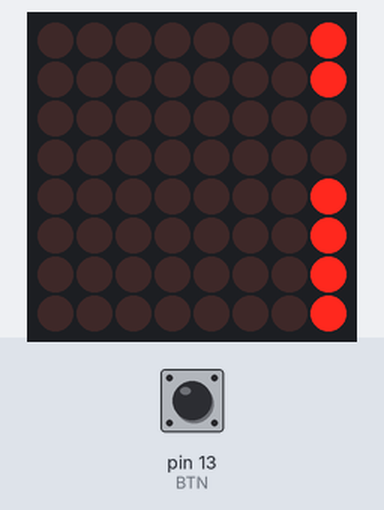
Recording of a sketch running on a simulated Arduino Uno, built for the host (arithmetic inside an expression is 32-bit, double 64-bit). Shown: 8×8 LED matrix. Inputs (shaded band) come from the test bench; at power-on: pin 13 (BTN) HIGH. Random numbers use the default seed unless the sketch sets one.

Above: at 1.4 s.
1.5 s: pin 13 (BTN) pulled LOW for 1 s
At 2.12 s:
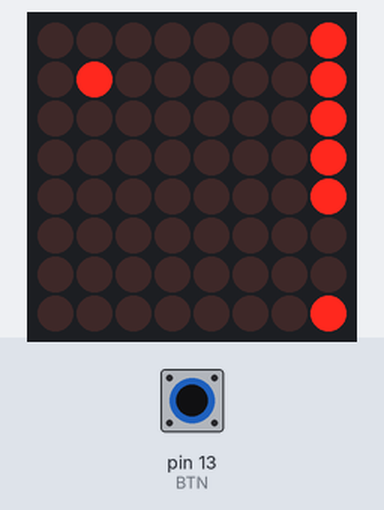
3.1 s: pin 13 (BTN) pulled LOW for 0.15 s
At 3.35 s:
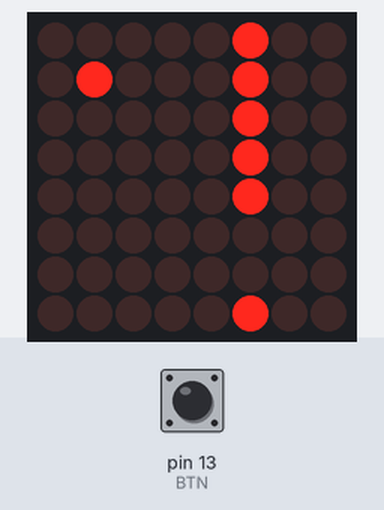
3.8 s: pin 13 (BTN) pulled LOW for 3.2 s
At 3.96 s:
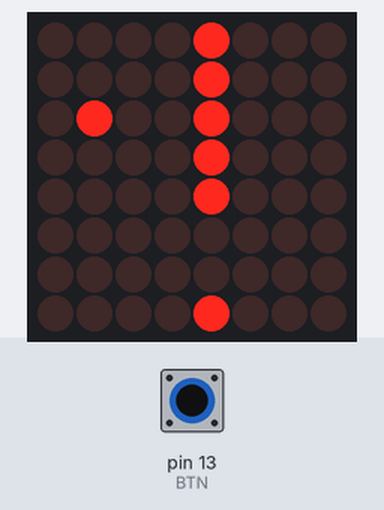
7.6 s: pin 13 (BTN) pulled LOW for 1 s
At 7.85 s:
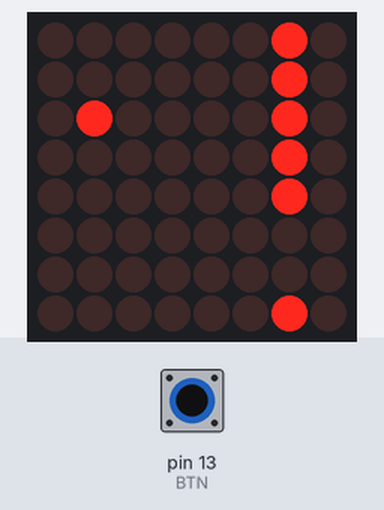
9.2 s: pin 13 (BTN) pulled LOW for 3.2 s
At 9.69 s:
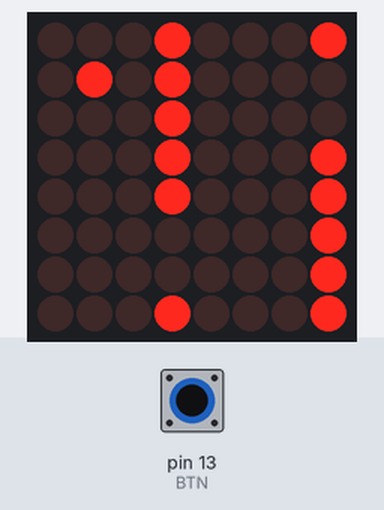
13.0 s: pin 13 (BTN) pulled LOW for 0.15 s
At 13.18 s:
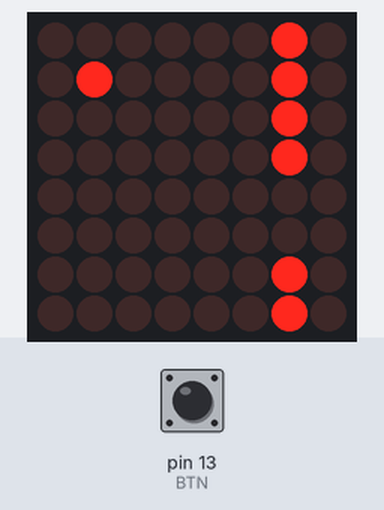

The sketch:

Flapino.ino
```cpp
#include <MaxMatrix.h>

#define DATA 4    // DIN pin of MAX7219 module
#define LOAD 3    // CS pin of MAX7219 module
#define CLOCK 2  // CLK pin of MAX7219 module

#define MAX_IN_USE 1    //change this variable to set how many MAX7219's you'll use

MaxMatrix m(DATA, LOAD, CLOCK, MAX_IN_USE); // define module

struct Point
{
  Point(int _x, int _y)
    : x(_x), y(_y)
    {}
  int x;
  int y;
};

PROGMEM const Point zero[] = {{0,0},{0,1},{0,2},{0,3},{0,4},{1,0},{1,4},{2,0},{2,1},{2,2},{2,3},{2,4}};
PROGMEM const Point one[] = {{0,0},{0,4},{1,0},{1,1},{1,2},{1,3},{1,4},{2,4}};
PROGMEM const Point two[] = {{0,0},{0,2},{0,3},{0,4},{1,0},{1,2},{1,4},{2,0},{2,1},{2,2},{2,4}};
PROGMEM const Point three[] = {{0,0},{0,4},{1,0},{1,2},{1,4},{2,0},{2,1},{2,2},{2,3},{2,4}};
PROGMEM const Point four[] = {{0,0},{0,1},{0,2},{1,2},{2,0},{2,1},{2,2},{2,3},{2,4}};
PROGMEM const Point five[] = {{0,0},{0,1},{0,2},{0,4},{1,0},{1,2},{1,4},{2,0},{2,2},{2,3},{2,4}};
PROGMEM const Point six[] = {{0,0},{0,1},{0,2},{0,3},{0,4},{1,0},{1,2},{1,4},{2,0},{2,2},{2,3},{2,4}};
PROGMEM const Point seven[] = {{0,0},{0,3},{0,4},{1,0},{1,2},{2,0},{2,1}};
PROGMEM const Point eight[] = {{0,0},{0,1},{0,2},{0,3},{0,4},{1,0},{1,2},{1,4},{2,0},{2,1},{2,2},{2,3},{2,4}};
PROGMEM const Point nine[] = {{0,0},{0,1},{0,2},{0,4},{1,0},{1,2},{1,4},{2,0},{2,1},{2,2},{2,3},{2,4}};

const int numberSize[] = { 12, 8, 11, 10, 9, 11, 12, 7, 13, 12 };
const Point * numbers[] = { zero, one, two, three, four, five, six, seven, eight, nine };

void PutSprite(int x, int y, const Point * data, int n)
{
  for (int i = 0; i < n; ++i)
    m.setDot(data[i].x + x, data[i].y + y, 1);
}

#define BTN 13

unsigned long * timingPlayer;
unsigned long * timingWalls;

bool TimePassed(unsigned long t, unsigned long * last)
{
  if (millis() - *last > t)
  {
    *last = millis();
    return true;
  }
  return false;
}

#define PLAYER_X 1 // player width position
int playerY = 2;
bool failed = false;

void putPlayer()
{
  m.setDot(PLAYER_X, playerY, 1);
}

class Wall
{
  public:
    Wall()
      : exists(false), hole(random(0,8))
    {}
    Wall(bool _exists)
      : exists(_exists), hole(random(0,8))
    {}

    int Hole() { return hole; }
    void ChangeHole(int min, int max)
    {
      hole = random(min, max);
    }

    void Draw(int x)
    {
      for (int y = 0; y < 8; ++y)
      {
        if (y != hole && y != hole + 1)
          m.setDot(x, y, 1);
      }
    }

    bool Exists() { return exists; }
    void Appear() { exists = true; }
    void Disappear() { exists = false; }

  private:
    bool exists;
    int hole;
};

Wall walls[8];
int W_LastUpdate = 0;
int W_Speed = 300;
int W_SpawnRate = 4;

void putWalls()
{
  for (int i = 0; i < 8; ++i)
  {
    if (walls[i].Exists())
      walls[i].Draw(i);
  }
}

void setup()
{
  pinMode(BTN, INPUT_PULLUP);
  m.init();
  m.setIntensity(0); // set intensity of the LEDs (0-15)
  randomSeed(analogRead(0));
  Serial.begin(9600); // start Serial for debug
  while(!Serial); // Wait until Serial is ready
  timingPlayer = (unsigned long *) malloc(sizeof(unsigned long));
  *timingPlayer = 0;
  timingWalls = (unsigned long *) malloc(sizeof(unsigned long));
  *timingWalls = 0;
  putPlayer();
}

int scorel = 0;
int scorer = 0;

bool isFailed()
{
  if (playerY == 8)
    return true;
  if ((playerY == 0 || playerY == -1) && walls[1].Hole() == 0)
    return false;
  if (walls[1].Exists() && playerY != walls[1].Hole() && playerY != walls[1].Hole() + 1)
    return true;
  return false;
}

void UpdatePlayer()
{
  if (digitalRead(BTN) == LOW && playerY >= 0)
    --playerY;
  else
    ++playerY;
  if (walls[0].Exists())
  {
    walls[0].Disappear();
    if (scorer == 9)
    {
      scorel = (scorel == 9) ? 9 : scorel + 1;
      scorer = (scorel == 9) ? 9 : 0;
    }
    else
      scorer = (scorer == 9) ? 9 : scorer + 1;
    if (W_Speed >= 700 && W_SpawnRate > 1)
    {
      W_Speed = 300;
      --W_SpawnRate;
    }
    else
    {
      W_Speed += 50;
    }
  }
}

void UpdateWalls()
{
  if (TimePassed(1000 - W_Speed, timingWalls))
  {
    for (int i = 0; i < 7; ++i)
    {
      walls[i] = walls[i+1];
      walls[i+1].Disappear();
    }
    if (W_LastUpdate == 0)
    {
      walls[7].Appear();
      walls[7].ChangeHole(
        ((walls[6].Hole() <= W_SpawnRate - 1) ? W_SpawnRate: walls[6].Hole() - W_SpawnRate),
        ((walls[6].Hole() >= 8 - W_SpawnRate) ? 8 - W_SpawnRate: walls[6].Hole() + W_SpawnRate)
        );
    }
    W_LastUpdate = (W_LastUpdate + 1) % W_SpawnRate;
  }
}

void loop()
{
  m.clear();
  if (failed)
  {
    PutSprite(0, 1, numbers[scorel], numberSize[scorel]);
    PutSprite(4, 1, numbers[scorer], numberSize[scorer]);
    if (digitalRead(BTN) == LOW)
    {
      scorel = scorer = 0;
      failed = false;
      playerY = 2;
      delay(200);
    }
  }
  else
  {
    if (TimePassed(200, timingPlayer))
    {
      failed = isFailed();
      if (failed)
      {
        for (int i = 0; i < 8; ++i)
          walls[i].Disappear();
        W_Speed = 300;
        W_SpawnRate = 4;
        W_LastUpdate = 0;
        delay(300);
      }
      else
      {
        UpdatePlayer();
      }
    }
    UpdateWalls();
    putPlayer();
    putWalls();
  }
  delay(50);
}
```
